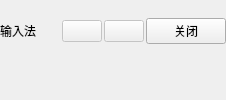
    <widget class="QWidget" name="widgetTop" native="true">
     <property name="styleSheet">
      <string notr="true">border-width:0px;</string>
     </property>
     <layout class="QVBoxLayout" name="verticalLayout">
      <property name="spacing">
       <number>6</number>
      </property>
      <property name="leftMargin">
       <number>0</number>
      </property>
      <property name="topMargin">
       <number>0</number>
      </property>
      <property name="rightMargin">
       <number>0</number>
      </property>
      <property name="bottomMargin">
       <number>0</number>
      </property>
      <item>
       <layout class="QHBoxLayout" name="horizontalLayout">
        <property name="spacing">
         <number>2</number>
        </property>
        <item>
         <widget class="QLabel" name="labInfo">
          <property name="sizePolicy">
           <sizepolicy hsizetype="Preferred" vsizetype="Minimum">
            <horstretch>0</horstretch>
            <verstretch>0</verstretch>
           </sizepolicy>
          </property>
          <property name="minimumSize">
           <size>
            <width>0</width>
            <height>25</height>
           </size>
          </property>
          <property name="text">
           <string>输入法</string>
          </property>
         </widget>
        </item>
        <item>
         <widget class="QLabel" name="labPY">
          <property name="sizePolicy">
           <sizepolicy hsizetype="Expanding" vsizetype="Preferred">
            <horstretch>0</horstretch>
            <verstretch>0</verstretch>
           </sizepolicy>
          </property>
          <property name="text">
           <string/>
          </property>
         </widget>
        </item>
        <item>
         <spacer name="horizontalSpacer">
          <property name="orientation">
           <enum>Qt::Horizontal</enum>
          </property>
          <property name="sizeType">
           <enum>QSizePolicy::Minimum</enum>
          </property>
          <property name="sizeHint" stdset="0">
           <size>
            <width>15</width>
            <height>20</height>
           </size>
          </property>
         </spacer>
        </item>
        <item>
         <widget class="QPushButton" name="btnPre">
          <property name="enabled">
           <bool>false</bool>
          </property>
          <property name="minimumSize">
           <size>
            <width>40</width>
            <height>0</height>
           </size>
          </property>
          <property name="focusPolicy">
           <enum>Qt::NoFocus</enum>
          </property>
          <property name="styleSheet">
           <string notr="true"/>
          </property>
          <property name="text">
           <string/>
          </property>
         </widget>
        </item>
        <item>
         <widget class="QPushButton" name="btnNext">
          <property name="enabled">
           <bool>false</bool>
          </property>
          <property name="minimumSize">
           <size>
            <width>40</width>
            <height>0</height>
           </size>
          </property>
          <property name="focusPolicy">
           <enum>Qt::NoFocus</enum>
          </property>
          <property name="styleSheet">
           <string notr="true"/>
          </property>
          <property name="text">
           <string/>
          </property>
         </widget>
        </item>
        <item>
         <widget class="QPushButton" name="btnClose">
          <property name="minimumSize">
           <size>
            <width>40</width>
            <height>0</height>
           </size>
          </property>
          <property name="focusPolicy">
           <enum>Qt::NoFocus</enum>
          </property>
          <property name="text">
           <string>关闭</string>
          </property>
         </widget>
        </item>
       </layout>
      </item>
      <item>
       <layout class="QHBoxLayout" name="horizontalLayout_2">
        <property name="spacing">
         <number>0</number>
        </property>
        <item>
         <widget class="QLabel" name="labCh0">
          <property name="sizePolicy">
           <sizepolicy hsizetype="Preferred" vsizetype="Fixed">
            <horstretch>0</horstretch>
            <verstretch>0</verstretch>
           </sizepolicy>
          </property>
          <property name="minimumSize">
           <size>
            <width>0</width>
            <height>5</height>
           </size>
          </property>
          <property name="text">
           <string/>
          </property>
          <property name="alignment">
           <set>Qt::AlignCenter</set>
          </property>
         </widget>
        </item>
        <item>
         <widget class="QLabel" name="labCh1">
          <property name="sizePolicy">
           <sizepolicy hsizetype="Preferred" vsizetype="Fixed">
            <horstretch>0</horstretch>
            <verstretch>0</verstretch>
           </sizepolicy>
          </property>
          <property name="minimumSize">
           <size>
            <width>0</width>
            <height>5</height>
           </size>
          </property>
          <property name="baseSize">
           <size>
            <width>0</width>
            <height>10</height>
           </size>
          </property>
          <property name="text">
           <string/>
          </property>
          <property name="alignment">
           <set>Qt::AlignCenter</set>
          </property>
         </widget>
        </item>
        <item>
         <widget class="QLabel" name="labCh2">
          <property name="sizePolicy">
           <sizepolicy hsizetype="Preferred" vsizetype="Fixed">
            <horstretch>0</horstretch>
            <verstretch>0</verstretch>
           </sizepolicy>
          </property>
          <property name="minimumSize">
           <size>
            <width>0</width>
            <height>5</height>
           </size>
          </property>
          <property name="text">
           <string/>
          </property>
          <property name="alignment">
           <set>Qt::AlignCenter</set>
          </property>
         </widget>
        </item>
        <item>
         <widget class="QLabel" name="labCh3">
          <property name="sizePolicy">
           <sizepolicy hsizetype="Preferred" vsizetype="Fixed">
            <horstretch>0</horstretch>
            <verstretch>0</verstretch>
           </sizepolicy>
          </property>
          <property name="minimumSize">
           <size>
            <width>0</width>
            <height>5</height>
           </size>
          </property>
          <property name="text">
           <string/>
          </property>
          <property name="alignment">
           <set>Qt::AlignCenter</set>
          </property>
         </widget>
        </item>
        <item>
         <widget class="QLabel" name="labCh4">
          <property name="sizePolicy">
           <sizepolicy hsizetype="Preferred" vsizetype="Fixed">
            <horstretch>0</horstretch>
            <verstretch>0</verstretch>
           </sizepolicy>
          </property>
          <property name="minimumSize">
           <size>
            <width>0</width>
            <height>5</height>
           </size>
          </property>
          <property name="text">
           <string/>
          </property>
          <property name="alignment">
           <set>Qt::AlignCenter</set>
          </property>
         </widget>
        </item>
        <item>
         <widget class="QLabel" name="labCh5">
          <property name="sizePolicy">
           <sizepolicy hsizetype="Preferred" vsizetype="Fixed">
            <horstretch>0</horstretch>
            <verstretch>0</verstretch>
           </sizepolicy>
          </property>
          <property name="minimumSize">
           <size>
            <width>0</width>
            <height>5</height>
           </size>
          </property>
          <property name="text">
           <string/>
          </property>
          <property name="alignment">
           <set>Qt::AlignCenter</set>
          </property>
         </widget>
        </item>
        <item>
         <widget class="QLabel" name="labCh6">
          <property name="sizePolicy">
           <sizepolicy hsizetype="Preferred" vsizetype="Fixed">
            <horstretch>0</horstretch>
            <verstretch>0</verstretch>
           </sizepolicy>
          </property>
          <property name="minimumSize">
           <size>
            <width>0</width>
            <height>5</height>
           </size>
          </property>
          <property name="text">
           <string/>
          </property>
          <property name="alignment">
           <set>Qt::AlignCenter</set>
          </property>
         </widget>
        </item>
        <item>
         <widget class="QLabel" name="labCh7">
          <property name="sizePolicy">
           <sizepolicy hsizetype="Preferred" vsizetype="Fixed">
            <horstretch>0</horstretch>
            <verstretch>0</verstretch>
           </sizepolicy>
          </property>
          <property name="minimumSize">
           <size>
            <width>0</width>
            <height>5</height>
           </size>
          </property>
          <property name="text">
           <string/>
          </property>
          <property name="alignment">
           <set>Qt::AlignCenter</set>
          </property>
         </widget>
        </item>
        <item>
         <widget class="QLabel" name="labCh8">
          <property name="sizePolicy">
           <sizepolicy hsizetype="Preferred" vsizetype="Fixed">
            <horstretch>0</horstretch>
            <verstretch>0</verstretch>
           </sizepolicy>
          </property>
          <property name="minimumSize">
           <size>
            <width>0</width>
            <height>5</height>
           </size>
          </property>
          <property name="text">
           <string/>
          </property>
          <property name="alignment">
           <set>Qt::AlignCenter</set>
          </property>
         </widget>
        </item>
        <item>
         <widget class="QLabel" name="labCh9">
          <property name="sizePolicy">
           <sizepolicy hsizetype="Preferred" vsizetype="Fixed">
            <horstretch>0</horstretch>
            <verstretch>0</verstretch>
           </sizepolicy>
          </property>
          <property name="minimumSize">
           <size>
            <width>0</width>
            <height>5</height>
           </size>
          </property>
          <property name="text">
           <string/>
          </property>
          <property name="alignment">
           <set>Qt::AlignCenter</set>
          </property>
         </widget>
        </item>
       </layout>
      </item>
     </layout>
    </widget>
